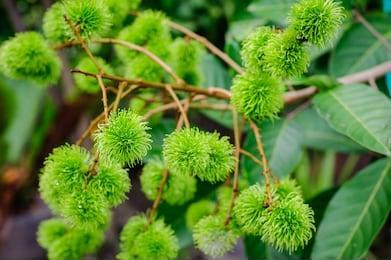
#> input picture Praproses/0_1.jpg, 391 x 260 px; its folder holds only this picture in this run
$ python masking_1.py
#> lines starting #> are read from the running program, lines starting #| are printed output that depends on the picture; after the words box and inside, x2 and y2 are one past the last pixel; in counts of white or black regions, pixels touching at a corner belong together
# -*- coding: utf-8 -*-
"""
Created on Fri Jun 11 11:07:19 2021

@author: Siti Hinggit
"""
from __future__ import division
# [4 lines of commented-out code are left out]
import cv2
import numpy as np
#from PIL import Image
import glob
#rambutan = ['0_1.jpg', '0_2.jpg', '0_3.jpg',
  #          '1_1.jpg','1_2.jpg', '1_3.jpg', '1_4.jpg', '1_5.jpg', '1_6.jpg', '1_7.jpg','1_.jpg',
#            '2_1.jpg', '2_2.jpg', '2_3.jpg', '2_4.jpg', '2_5.jpg', '2_6.jpg', '2_7.jpg', '2_8.jpg', '2_9.jpg', '2_10.jpg']
path = 'Praproses\*.*'
for bb,file in enumerate (glob.glob(path)):
    #membuat kernel buat nanti masking
    kernelOpen=np.ones((5,5))
    kernelClose=np.ones((20,20))

    #baca gambar rgb
    rgb = cv2.imread(file)
#> rgb is the input picture: shape (260, 391, 3); mean B, G, R 49.8, 133.5, 94.4

    # convert BGR to HSV
    hsv = cv2.cvtColor(rgb, cv2.COLOR_BGR2HSV)
#> hsv: shape (260, 391, 3); mean H, S, V 47.6, 168, 136

    # bikin range buat warna merah
    lower_red = np.array([0,50,50])
    upper_red = np.array([10,255,255])

    #langsung threshold pake cv.inrange dengan gambarnya ialah hsv
    redmask1 = cv2.inRange(hsv, lower_red, upper_red)
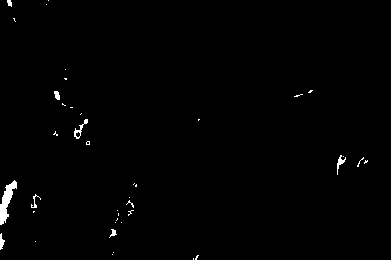
#> redmask1: shape (260, 391); 0.8% white; 40 white regions (32 under 20 px), largest, box (x1, y1, x2, y2) and area: (0, 180, 17, 225) 333, (74, 119, 88, 139) 76, (337, 155, 346, 175) 60

    # bikin range lagi buat warna merahnya buat masking kedua kalinya
    lower_red = np.array([170,50,50])
    upper_red = np.array([180,255,255])

    #langsung threshold pake cv.inrange dengan gambarnya ialah hsv
    redmask2 = cv2.inRange(hsv, lower_red, upper_red)
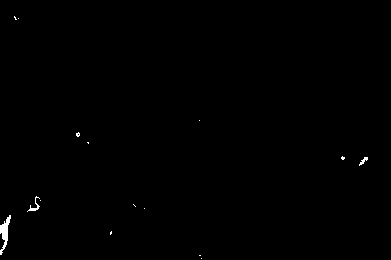
#> redmask2: shape (260, 391); 0.32% white; 15 white regions (12 under 20 px), largest, box (x1, y1, x2, y2) and area: (0, 215, 11, 255) 188, (27, 196, 40, 212) 52, (359, 157, 368, 166) 33

    #ngegabungin mask1 sama mask2
    redmask=redmask1+redmask2
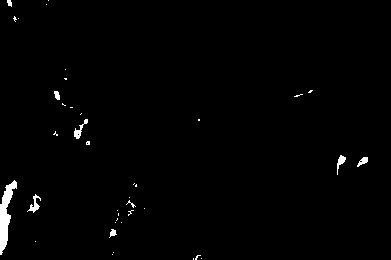
#> redmask: shape (260, 391); 1.1% white; 39 white regions (30 under 20 px), largest, box (x1, y1, x2, y2) and area: (0, 180, 17, 255) 569, (27, 194, 41, 213) 94, (74, 119, 88, 139) 90

    #gunain operasi open pake kernel yang tadi diatas
    maskOpen=cv2.morphologyEx(redmask,cv2.MORPH_OPEN,kernelOpen)
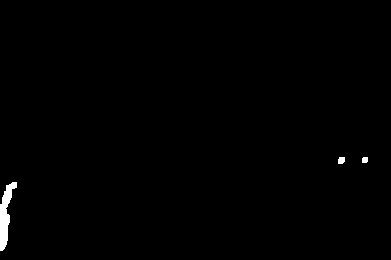
#> maskOpen: shape (260, 391); 0.61% white; 3 white regions, box (x1, y1, x2, y2) and area: (0, 182, 17, 251) 546, (338, 157, 345, 164) 44, (362, 157, 368, 163) 34

    #hasil dari open dipake di close ini
    maskClose=cv2.morphologyEx(maskOpen,cv2.MORPH_CLOSE,kernelClose)
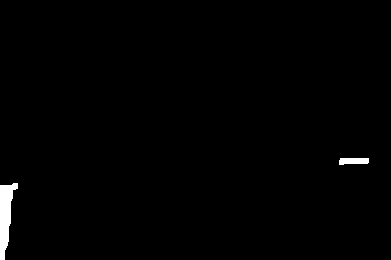
#> maskClose: shape (260, 391); 0.93% white; 2 white regions, box (x1, y1, x2, y2) and area: (0, 183, 18, 260) 765, (339, 158, 369, 165) 182

    #hasil akhirnya masking dari close
    maskFinal=maskClose

    #setelah itu pake bitwise buat nyatuin gambarnya, cuma pake hsv bukan rgbnya
    maskFinally = cv2.bitwise_and(hsv,hsv, mask = maskFinal)
#> maskFinally: shape (260, 391, 3); mean H, S, V 0.6, 1.3, 0.6
    cv2.imwrite('Praproses\output_image\masking{}.jpg'.format(bb),maskFinally)
